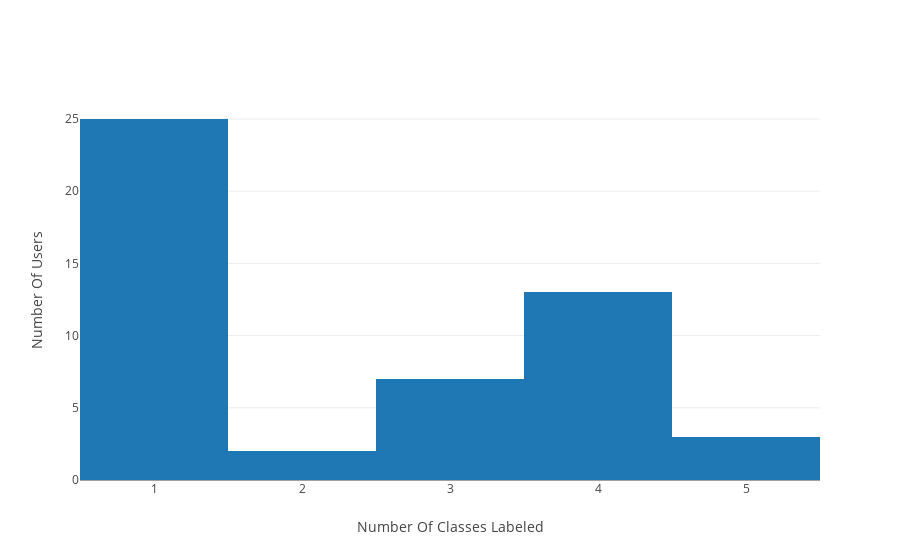

Notebook code for this chart:
### Code cell
# distribution of class labels for participants
import plotly.figure_factory as ff

hist_data = [l for l in user_num_labels.values() if l > 0]
group_labels = ['number of users']
#fig = ff.create_distplot(hist_data, group_labels, show_rug=False, show_curve=False, histnorm='probability density')
data = [go.Histogram(x=hist_data)]
layout = go.Layout(yaxis=dict(title="Number Of Users"),
                   xaxis=dict(title="Number Of Classes Labeled"))
fig = go.Figure(data=data, layout=layout)
iplot(fig)

### Figure 1 — Plotly figure (JSON) as saved in the notebook; plotly's stock layout.template omitted (floating-point values rounded to 4 significant figures)
{"data": [{"type": "histogram", "x": [1, 1, 2, 1, 1, 1, 1, 3, 4, 4, 4, 3, 4, 1, 1, 3, 5, 1, 4, 4, 3, 1, 5, 4, 4, 3, 3, 1, 1, 1, 1, 1, 4, 1, 4, 1, 1, 1, 4, 1, 1, 4, 1, 1, 1, 5, 3, 2, 1, 4]}], "layout": {"xaxis": {"title": "Number Of Classes Labeled"}, "yaxis": {"title": "Number Of Users"}}}
